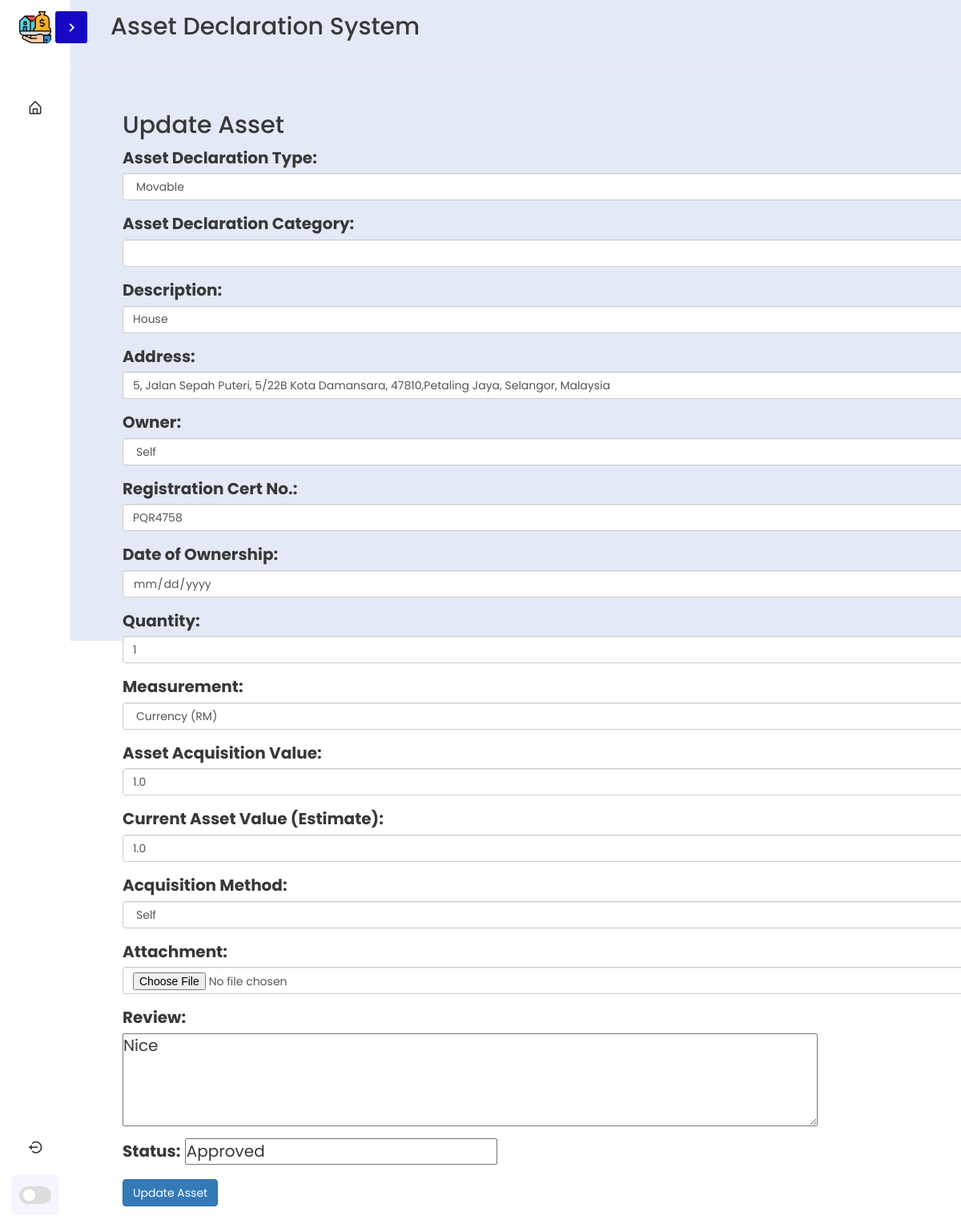
The page /updateAss/26 (signed in) on the database as committed earlier.
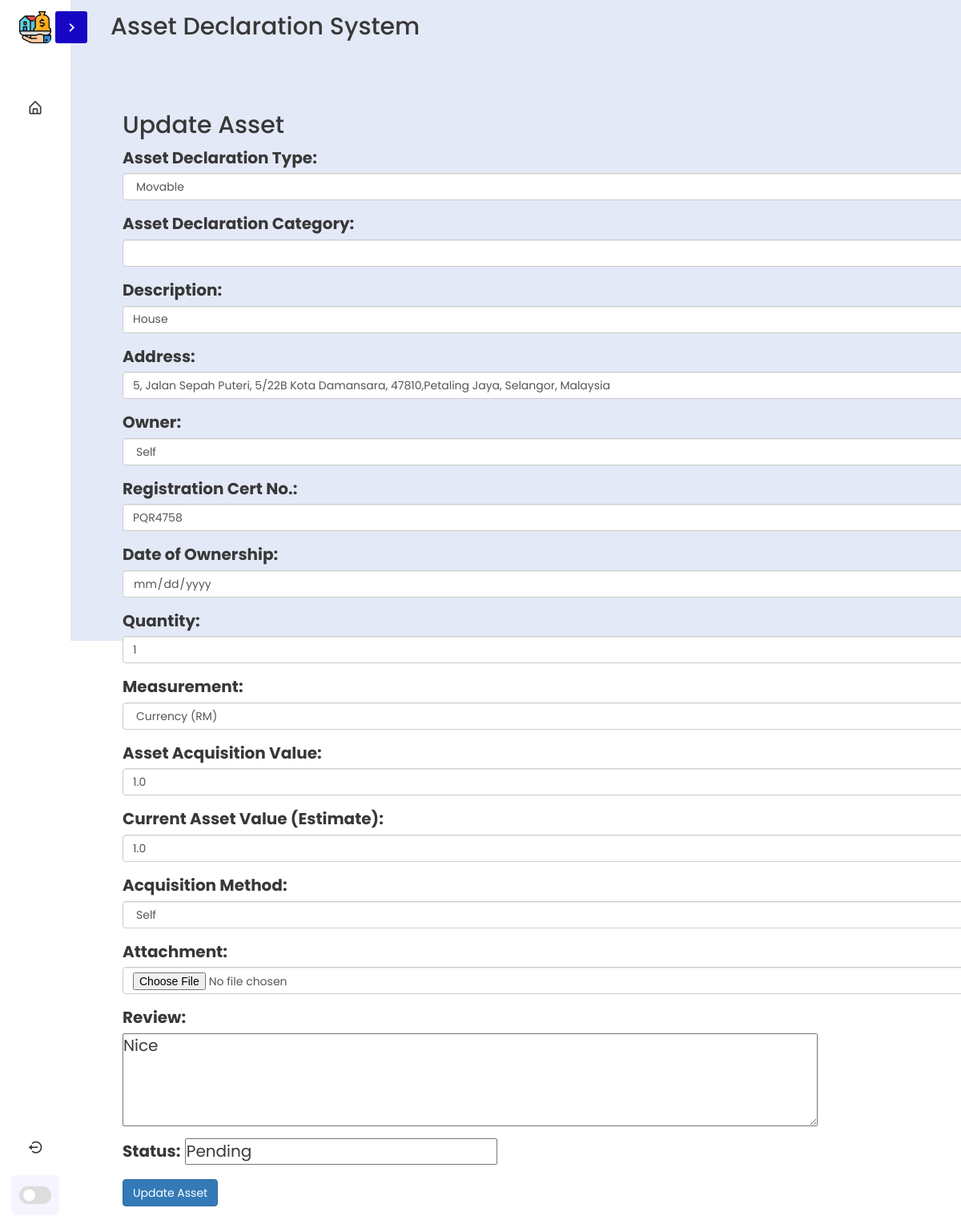
The same page on the database as committed later.
### tables this page shows
CREATE TABLE assets (
AssetID INTEGER NOT NULL PRIMARY KEY AUTOINCREMENT,
UserID INTEGER NOT NULL,
DateOfApp DATE NOT NULL,
AssDecType TEXT NOT NULL,
AssDecCat TEXT NOT NULL,
Description TEXT NOT NULL,
Address TEXT NOT NULL,
Owner TEXT NOT NULL,
RegCertNo TEXT NOT NULL,
DateOfOwnership DATE NOT NULL,
Quantity INTEGER NOT NULL,
Measurement TEXT NOT NULL,
AssAcqVAl REAL NOT NULL,
CurrAssVal REAL NOT NULL,
AcqMethod TEXT NOT NULL,
Attachment TEXT NOT NULL,
Review TEXT NOT NULL,
Status TEXT NOT NULL
);

### app.py (the view)
@app.route('/updateAss/<string:assID>', methods=['GET'])
@login_required
def updateAss(assID):
    conn = create_connection()
    cur = conn.cursor()
    cur.execute("""SELECT * FROM `assets` WHERE `AssetID` = ? AND `userID` = ?""", (assID, session.get('username', None)))
    rowdata = cur.fetchone()
    cur.close()
    if not rowdata:
        flash("Error: Asset not found or you don't have permission to update.")
        return redirect(url_for('index'))  # Redirect to the home page or another appropriate page
    asset_data = {
        'AssetID': rowdata[0],
        'AssDecType': rowdata[3],
        'AssDecCat': rowdata[4],
        'Description': rowdata[5],
        'Address': rowdata[6],  # You may need to split the address into parts as needed
        'Owner': rowdata[7],
        'RegCertNo': rowdata[8],
        'DateOfOwnership': rowdata[8],
        'Quantity': rowdata[10],
        'Measurement': rowdata[11],
        'AssAcqVal': rowdata[12],
        'CurrAssVal': rowdata[13],
        'AcqMethod': rowdata[14],
        'Attachment': rowdata[15],
        'Review': rowdata[16],
        'Status': rowdata[17]
    }
    return render_template('updateAss.html', asset_data=asset_data)

### app.py (called while the page is built)
def create_connection():
    conn = None
    try:
        conn = sqlite3.connect('static/db/user.db')  # create a database connection
        return conn
    except Error as e:
        print(e)
    return conn

@login_manager.user_loader
def load_user(admin_id):
    conn = create_connection()
    cur = conn.cursor()
    cur.execute("SELECT * FROM admin WHERE adminID=?", (admin_id,))
    user = cur.fetchone()
    if user:
        return User(*user)
    return None

### templates/updateAss.html (shortened to what the changed rows need)
{% extends 'base.html' %}
{% block content %}
<div class="container">
    <h2>Update Asset</h2>
    <form action="{{ url_for('performUpdateAss', assID=asset_data['AssetID']) }}" method="POST" enctype="multipart/form-data">
        <div class="form-group">
            <label>Asset Declaration Type:</label>
            <select id=assetType class="form-control" name="assType" required="1" onchange="updateOptions()">
                <option value="Movable" {% if asset_data['AssDecType']=='Movable' %}selected{% endif %}>Movable</option>
            </select>
        </div>
        <div class="form-group">
            <label>Description:</label>
            <input type="text" class="form-control" name="assDec" required="1" value="{{ asset_data['Description'] }}" pattern="^[a-zA-Z0-9\s]+$">
        </div>
        <div class="form-group">
            <label>Address:</label>
            <input type="text" class="form-control" name="assAddr" required="1" value="{{ asset_data['Address'] }}">
        </div>
        <div class="form-group">
            <label>Owner:</label>
            <select class="form-control" name="assOwner" required="1">
                <option value="Self" {% if asset_data['Owner']=='Self' %}selected{% endif %}>Self</option>
            </select>
        </div>
        <div class="form-group">
            <label>Registration Cert No.:</label>
            <input type="text" class="form-control" name="assCert" required="1" value="{{ asset_data['RegCertNo'] }}" pattern="^[a-zA-Z0-9\s]+$">
        </div>
        <div class="form-group">
            <label>Date of Ownership:</label>
            <input type="date" class="form-control" name="assDateOwn" required="1"
                value="{{ asset_data['DateOfOwnership'] }}">
        </div>
        <div class="form-group">
            <label>Quantity:</label>
            <input type="number" class="form-control" name="assQuantity" min="1" required="1" value="{{ asset_data['Quantity'] }}">
        </div>
        <div class="form-group">
            <label>Measurement:</label>
            <select class="form-control" name="assMeasurement" required="1">
                <option value="RM" {% if asset_data['Measurement']=='RM' %}selected{% endif %}>Currency (RM) </option>
            </select>
        </div>
        <div class="form-group">
            <label>Asset Acquisition Value:</label>
            <input type="number" class="form-control" name="assAcqVal" min="1" required="1" value="{{ asset_data['AssAcqVal'] }}">
        </div>
        <div class="form-group">
            <label>Current Asset Value (Estimate):</label>
            <input type="number" class="form-control" name="assCurVal" min="1" required="1" value="{{ asset_data['CurrAssVal'] }}">
        </div>
        <div class="form-group">
            <label>Acquisition Method:</label>
            <select class="form-control" name="assAcq" required="1">
                <option value="Self" {% if asset_data['AcqMethod']=='Self' %}selected{% endif %}>Self</option>
            </select>
        </div>
        <div class="form-group">
            <label>Attachment:</label>
            <input id="attachment" name="attachment" type="file" class="form-control" name="file" required="1" enctype="multipart/form-data"
                            accept=".txt,.pdf,.png,.jpg,.jpeg" value="{{ asset_data['Attachment'] }}" placeholder="{{ asset_data['Attachment'] }}">
        </div>
        <div class="form-group">
            <label for="review">Review:</label>
            <br>
            <textarea textarea id="review" name="review" value="{{ asset_data['Review'] }}" rows="4" cols="50" placeholder="" readonly>{{ asset_data['Review'] }}</textarea>
        </div>
        <div class="form-group">
            <label>Status: </label>
            <input id="status" name="status" type="text" value="{{ asset_data['Status'] }}" readonly>
        </div>
    </form>
</div>
{% endblock %}

Rows that differ between the two databases and show on the page:
changed assets "Movable": status "Approved" → "Pending"
